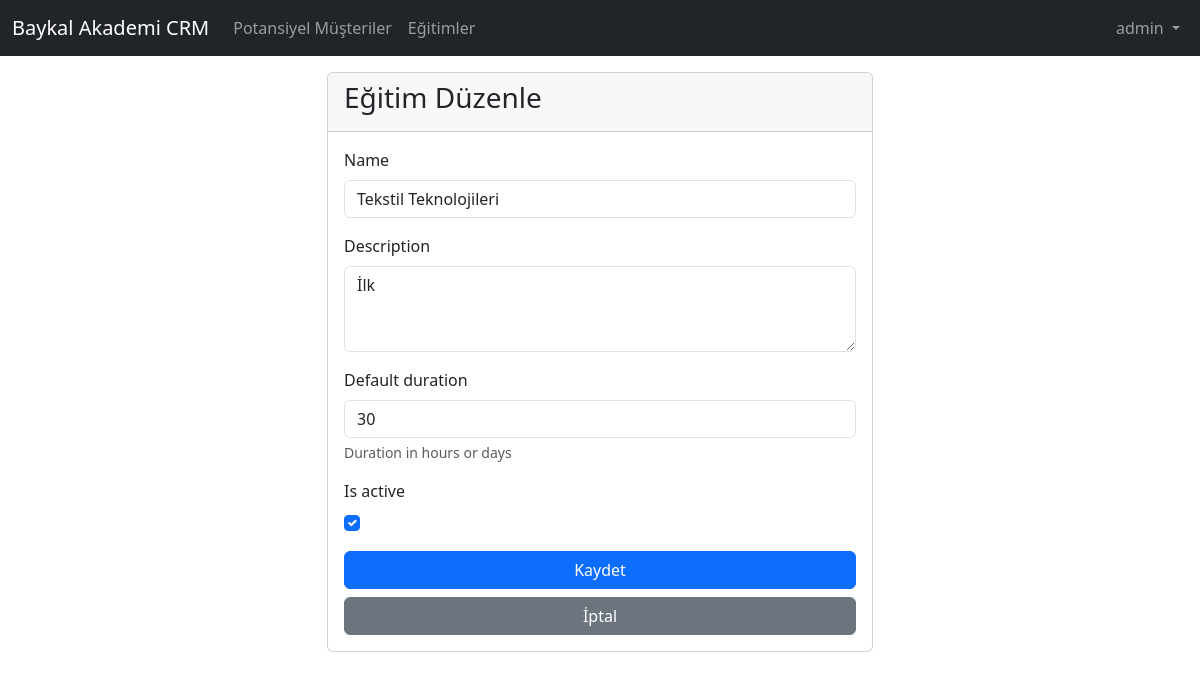
The page /training/1/update/ (signed in) on the database its author committed.
### core/models.py (models this page shows, shortened)
class Training(models.Model):
    name = models.CharField(max_length=200)
    description = models.TextField(blank=True, null=True)
    default_duration = models.IntegerField(help_text="Duration in hours or days", blank=True, null=True)
    is_active = models.BooleanField(default=True)

### core/views.py (the view)
# urls.py: path('training/<int:pk>/update/', views.training_update, name='training_update'),
@login_required
def training_update(request, pk):
    training = get_object_or_404(Training, pk=pk)
    if request.method == 'POST':
        form = TrainingForm(request.POST, instance=training)
        if form.is_valid():
            form.save()
            return redirect('training_list')
    else:
        form = TrainingForm(instance=training)
    return render(request, 'core/training/training_form.html', {'form': form, 'title': 'Eğitim Düzenle'})

### core/forms.py
class TrainingForm(forms.ModelForm):
    class Meta:
        model = Training
        fields = ['name', 'description', 'default_duration', 'is_active']
        widgets = {
            'description': forms.Textarea(attrs={'rows': 3}),
        }

### core/templates/core/training/training_form.html (shortened to what this page needs)
{% extends 'core/base.html' %}
{% block content %}
<div class="row justify-content-center">
    <div class="col-md-6">
        <div class="card">
            <div class="card-header">
                <h3>{{ title }}</h3>
            </div>
            <div class="card-body">
                <form method="post">
                    {% for field in form %}
                    <div class="mb-3">
                        <label for="{{ field.id_for_label }}" class="form-label">{{ field.label }}</label>
                        {% if field.field.widget.input_type == 'checkbox' %}
                        <div class="form-check">
                            {{ field }}
                        </div>
                        {% else %}
                        {{ field }}
                        {% endif %}
                        {% if field.help_text %}
                        <div class="form-text">{{ field.help_text }}</div>
                        {% endif %}
                    </div>
                    {% endfor %}
                    <div class="d-grid gap-2">
                        <button type="submit" class="btn btn-primary">Kaydet</button>
                        <a href="{% url 'training_list' %}" class="btn btn-secondary">İptal</a>
                    </div>
                </form>
            </div>
        </div>
    </div>
</div>
{% endblock %}

### core/templates/core/base.html (shortened to what this page needs)
<!DOCTYPE html>
<html lang="tr">
<head>
    <link href="https://cdn.jsdelivr.net/npm/bootstrap@5.3.0/dist/css/bootstrap.min.css" rel="stylesheet">
</head>
<body>
    <nav class="navbar navbar-expand-md navbar-dark bg-dark fixed-top">
        <div class="container-fluid">
            <a class="navbar-brand" href="/">Baykal Akademi CRM</a>
            <div class="collapse navbar-collapse" id="navbarCollapse">
                <ul class="navbar-nav me-auto mb-2 mb-md-0">
                    <li class="nav-item">
                        <a class="nav-link" href="{% url 'lead_list' %}">Potansiyel Müşteriler</a>
                    </li>
                    <li class="nav-item">
                        <a class="nav-link" href="{% url 'training_list' %}">Eğitimler</a>
                    </li>
                </ul>
                <ul class="navbar-nav">
                    {% if user.is_authenticated %}
                    <li class="nav-item dropdown">
                        <a class="nav-link dropdown-toggle" href="#" id="navbarDropdown" role="button"
                            data-bs-toggle="dropdown" aria-expanded="false">
                            {{ user.username }}
                        </a>
                    </li>
                    {% else %}
                    <li class="nav-item">
                        <a class="nav-link" href="{% url 'login' %}">Giriş Yap</a>
                    </li>
                    {% endif %}
                </ul>
            </div>
        </div>
    </nav>
    <main class="container">
        {% block content %}
        {% endblock %}
    </main>
</body>
</html>

### core/templates/core/base.html (style rules this page uses)
body { padding-top: 4.5rem; }

### rows shown on the page
Training: form "Tekstil Teknolojileri" "İlk" "30", form "☑"

### other values the page prints
{{ user.username }} "admin"
{{ title }} "Eğitim Düzenle"
{{ field.label }} "Name" "Description" "Default duration" "Is active"
{{ field.help_text }} "Duration in hours or days"
